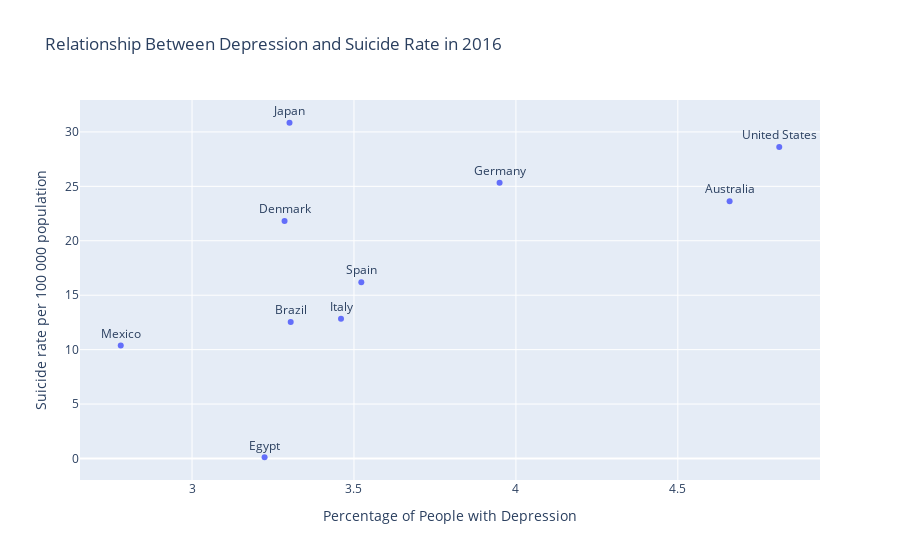

The notebook cell this image was saved under:
### Markdown cell above
## How do trends in mental health disorders correlate with suicide rates?

### Code cell
mental_suicide_grouped = mental_suicide.groupby(["Country Name", "Year"])["Death rate per 100 000 population"].sum().reset_index()
mental_suicide_merged = mental_suicide_grouped.merge(mental_health_data_filtered, left_on=["Country Name", "Year"], right_on=["country", "year"], how="left")
filter_year = mental_suicide_merged[mental_suicide_merged["Year"] == 2016]

fig = px.scatter(filter_year, x="depression", y="Death rate per 100 000 population",
                  text="Country Name",labels ={"depression":"Percentage of People with Depression",
                                                "Death rate per 100 000 population":"Suicide rate per 100 000 population" },
                                                title="Relationship Between Depression and Suicide Rate in 2016")

fig.update_traces(textposition= "top center")
fig.show()

### Figure 1 — Plotly figure (JSON) as saved in the notebook; plotly's stock layout.template omitted (floating-point values rounded to 4 significant figures)
{"data": [{"hovertemplate": "Percentage of People with Depression=%{x}<br>Suicide rate per 100 000 population=%{y}<br>Country Name=%{text}<extra></extra>", "legendgroup": "", "marker": {"color": "#636efa", "symbol": "circle"}, "mode": "markers+text", "name": "", "orientation": "v", "showlegend": false, "text": ["Australia", "Brazil", "Denmark", "Egypt", "Germany", "Italy", "Japan", "Mexico", "Spain", "United States"], "textposition": "top center", "type": "scatter", "x": [4.66, 3.305, 3.286, 3.224, 3.95, 3.46, 3.301, 2.78, 3.523, 4.813], "xaxis": "x", "y": [23.64, 12.53, 21.82, 0.1149, 25.32, 12.84, 30.84, 10.39, 16.19, 28.61], "yaxis": "y"}], "layout": {"legend": {"tracegroupgap": 0}, "title": {"text": "Relationship Between Depression and Suicide Rate in 2016"}, "xaxis": {"anchor": "y", "domain": [0, 1], "title": {"text": "Percentage of People with Depression"}}, "yaxis": {"anchor": "x", "domain": [0, 1], "title": {"text": "Suicide rate per 100 000 population"}}}}
